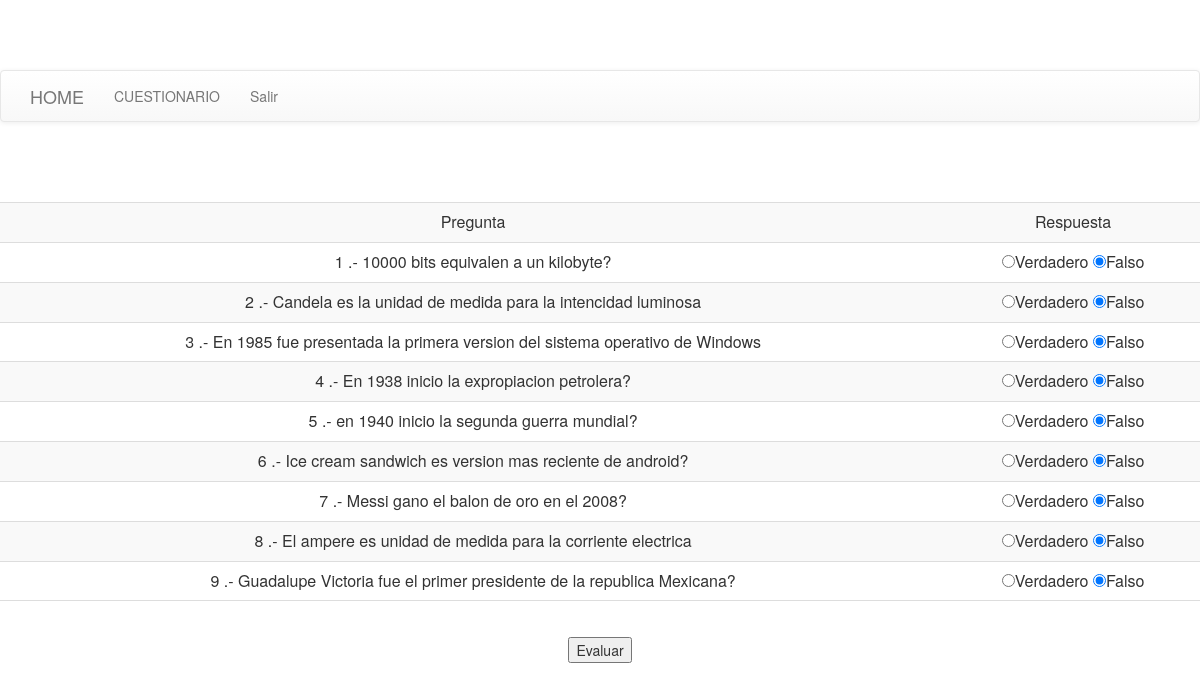
The page /sistema/cuestionario on the database its author committed.
### tables this page shows
CREATE TABLE `preguntas` (
  `idp` int(11) NOT NULL AUTO_INCREMENT,
  `pregunta` varchar(100) DEFAULT NULL,
  `respuesta` varchar(100) DEFAULT NULL,
  PRIMARY KEY (`idp`)
);

### sistema/index.php (called while the page is built, shortened)
<?php
	require 'helpers.php';
    require 'template/header.php';
	controller($_GET['url']);
require 'template/footer.php';
?>

### sistema/clases/cuestionario.php (the view, shortened to what this page needs)
<?php
class cuestionario  {
public function preguntas(){
   echo" <br><br><br><center><table class='table table-striped'><tr colspan='4'><td colspan='2' align='center'>Pregunta</td><td align='center'>Respuesta</td></tr>";
$sql=mysql_query("SELECT * FROM preguntas ORDER BY RAND() LIMIT 10;") or die (mysql_error());
for($y=1;$y<10;$y++){
    $pre=mysql_result($sql,$y,'pregunta');
    echo"<tr><td colspan='2' align='center'>$y .- $pre</td><td align='center'>
<input type='radio' value='verdadero' name='res$y'>Verdadero
<input type='radio' value='falso' name='res$y' checked>Falso
    </td></tr>";
}
echo"<tr><td colspan='4' align='center'></td></tr></table></center>";
}
}

### sistema/template/header.php (shortened to what this page needs)
<html>
<head>
    <link href="./bootstrap/css/bootstrap.min.css" rel="stylesheet">
    <link href="./bootstrap/css/bootstrap-theme.min.css" rel="stylesheet">
    <link href="./bootstrap/css/theme.css" rel="stylesheet">
</head>
<body>
<?php include ('menu.php')  ?>

### sistema/template/menu.php (shortened to what this page needs)
<div class="navbar navbar-default">
    <div class="container">
        <div class="navbar-header">
            <a class="navbar-brand" href="index2.php?url=home">HOME</a>
        </div>
        <div class="navbar-collapse collapse">
            <ul class="nav navbar-nav">
                <li><a href="cuestionario">CUESTIONARIO</a></li>
                <li><a href="./cerrar.php">Salir</a></li>
            </ul>
        </div>
    </div>
</div>

### sistema/helpers.php (shortened to what this page needs)
<?php
function view($plantilla,$variables=array()){
        extract($variables);
		require ('views/'.$plantilla.'.tpl.php');
	}
	function controller($nombre){
			$archivo = "controllers/".$nombre.".php";
			if(file_exists($archivo))
				require $archivo;
			else
				echo "Error archivo, no encontrado";
	}
?>

### sistema/controllers/cuestionario.php (shortened to what this page needs)
<?php
include('./clases/cuestionario.php');
$cues = new cuestionario();
$titulo ='';
echo"<form action='cuestionario' method='post'>";
$cues->preguntas();
echo"<center><input type='submit' value='Evaluar' name='submit'></center></form>";
$contenido ='';
$variables = array('titulo' => $titulo,
    'contenido' => $contenido);
view('cuestionario',$variables);
?>

### sistema/views/cuestionario.tpl.php (shortened to what this page needs)
<html>
<head>
</head>
<body>
</body>
</html>

### sistema/template/footer.php (shortened to what this page needs)
</body>
</html>

### rows shown on the page
preguntas: pregunta "10000 bits equivalen a un kilobyte?"
preguntas: pregunta "Candela es la unidad de medida para la intencidad luminosa"
preguntas: pregunta "En 1985 fue presentada la primera version del sistema operativo de Windows"
preguntas: pregunta "En 1938 inicio la expropiacion petrolera?"
preguntas: pregunta "en 1940 inicio la segunda guerra mundial?"
preguntas: pregunta "Ice cream sandwich es version mas reciente de android?"
preguntas: pregunta "Messi gano el balon de oro en el 2008?"
preguntas: pregunta "El ampere es unidad de medida para la corriente electrica"
preguntas: pregunta "Guadalupe Victoria fue el primer presidente de la republica Mexicana?"
